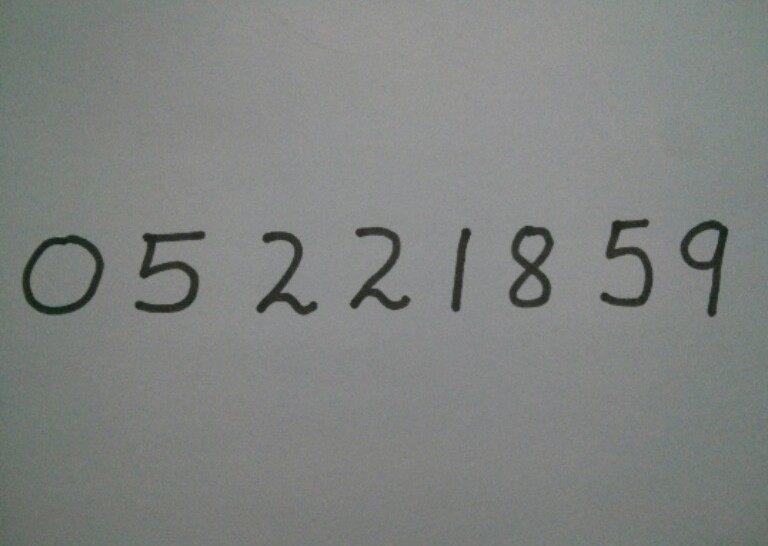
#> input picture VLU_Baitap_Tuan2/Img_BaitoanDulieu/test_img.jpg, 768 x 546 px, found by its file name
$ jupyter execute --allow-errors AI_Tuan5_Chuviettai_theothay_closs.ipynb   (shell and % lines are left out)
#> lines starting #> are read from the running program, lines starting #| are printed output that depends on the picture; after the words box and inside, x2 and y2 are one past the last pixel; in counts of white or black regions, pixels touching at a corner belong together
[cell 1]
from google.colab import drive
drive.mount('/content/drive')

[cell 2]
%cd /content/drive/MyDrive/AI_1333/AI_Tuan5

[cell 3]
import cv2
import numpy as np
from skimage.feature import hog # Nền tảng AI, máy học: đưa sao học sau ra vậy, chưa học chưa ra được. Thuật toán: HOG, SVC (Machine learling), trích xuất đặt trưng ra một vector
from sklearn.svm import LinearSVC
from sklearn.metrics import accuracy_score # accuracy_score : Độ chính xác, độ tin cậy
from keras.datasets import mnist # Deep learning, huấn luyện mô hình, train module, thư viện mnist
from google.colab.patches import cv2_imshow

#> (a cell that did not finish here is left out)

[cell 5]
model = LinearSVC(C=10)
#> (the rest of this cell did not finish here and is left out)

[cell 6]
image = cv2.imread("/content/drive/MyDrive/AI_Tailieu/ND4_MNIT_Nhandienchuviettay/ND4_resources/test_img.jpg")
#> image is the input picture: shape (546, 768, 3); mean B, G, R 128.4, 130.8, 127.7
im_gray = cv2.cvtColor(image, cv2.COLOR_BGR2GRAY)
im_blur = cv2.GaussianBlur (im_gray, (5,5),0)
im, thre= cv2.threshold (im_blur,90,255,cv2.THRESH_BINARY_INV)
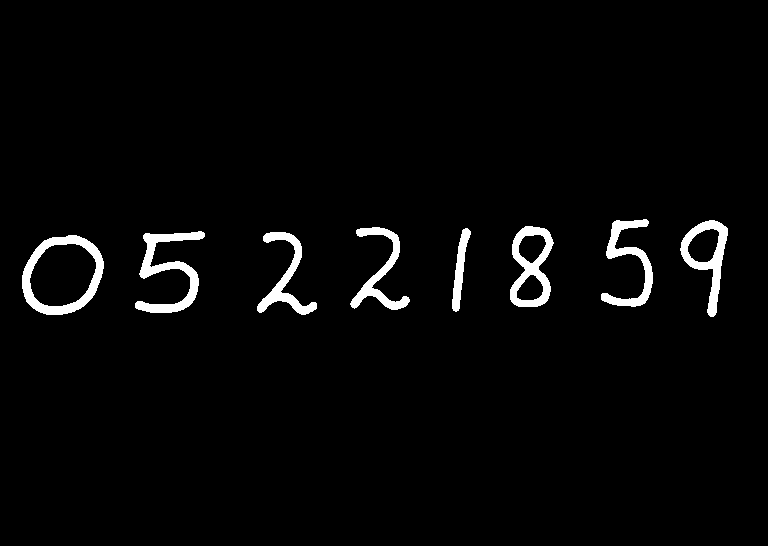
#> thre: shape (546, 768); 2.8% white; 8 white regions
contours, hierachy = cv2.findContours(thre, cv2.RETR_EXTERNAL, cv2.CHAIN_APPROX_SIMPLE) # Đi tìm ra những nét của chữ số, canny, edge: phát hiện cạnh biên
#> contours = 8 contours; box (x1, y1, x2, y2) and area: (22, 235, 104, 315) 4998, (510, 226, 554, 307) 2497, (680, 220, 728, 317) 2122, (135, 231, 205, 313) 1674, (601, 219, 653, 307) 1276, (257, 232, 317, 315) 1188, (350, 227, 410, 310) 1176, (452, 228, 471, 312) 585
rects = [cv2.boundingRect(cnt) for cnt in contours] #
#> rects = [(22, 235, 82, 80), (257, 232, 60, 83), (135, 231, 70, 82), (452, 228, 19, 84), (350, 227, 60, 83), (510, 226, 44, 81), (680, 220, 48, 97), (601, 219, 52, 88)]


$ run again, with VLU_Baitap_Tuan2/Img_BaitoanDulieu/image_pand.jpg copied over VLU_Baitap_Tuan2/Img_BaitoanDulieu/test_img.jpg
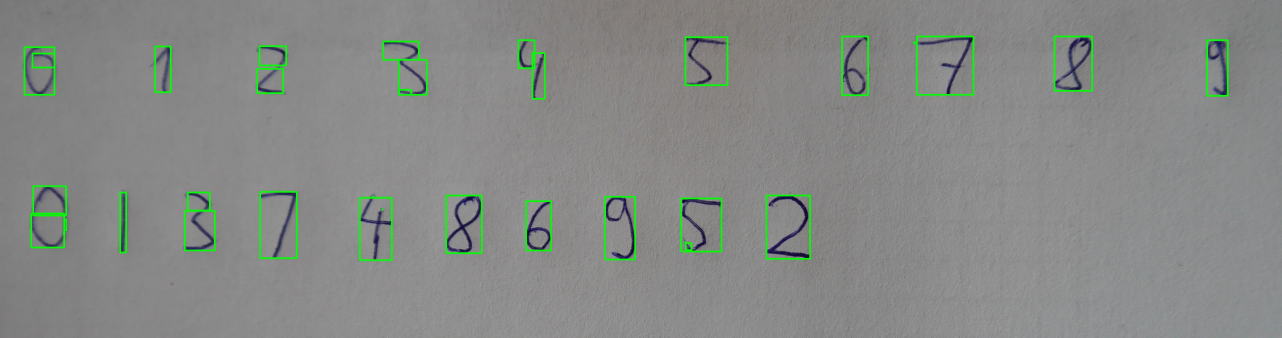
#> input picture VLU_Baitap_Tuan2/Img_BaitoanDulieu/image_pand.jpg, 3844 x 1012 px, found by its file name (shown at 1/3 size)
#> image is the input picture: shape (1012, 3844, 3); mean B, G, R 133.9, 137, 133.9
#> `im, thre= cv2.threshold (im_blur,90,255,cv2.THRESH_BINARY_INV)`:
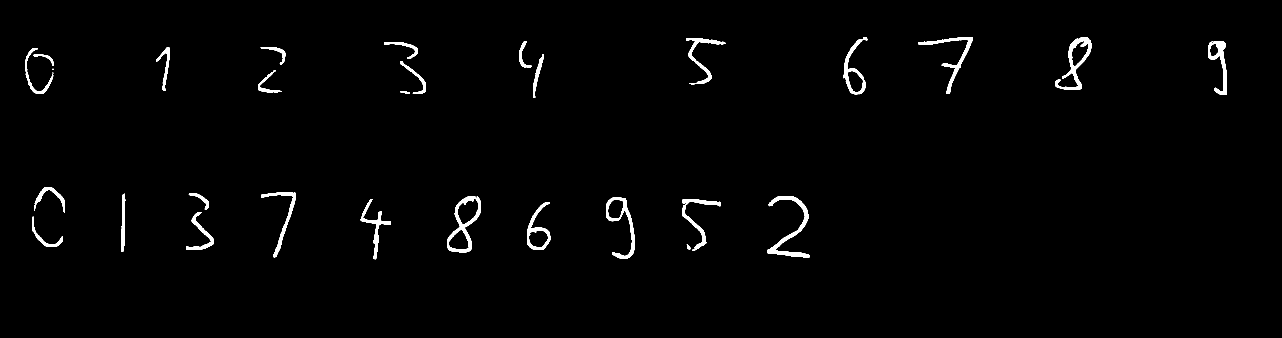
#> thre: shape (1012, 3844) (shown at 1/3 size); 1.4% white; 32 white regions (3 under 20 px)
#> contours = 32 contours, 3 with area under 20; largest, box (x1, y1, x2, y2) and area: (1341, 589, 1443, 757) 9584, (3166, 112, 3274, 270) 5999, (1818, 593, 1903, 776) 5106, (1581, 606, 1651, 749) 4697, (2529, 112, 2602, 283) 4640
#> rects = 32 items, first 6: (2060, 732, 12, 16), (97, 650, 92, 90), (558, 636, 84, 113), (103, 629, 2, 3), (1581, 606, 70, 143), (2046, 598, 116, 154)
